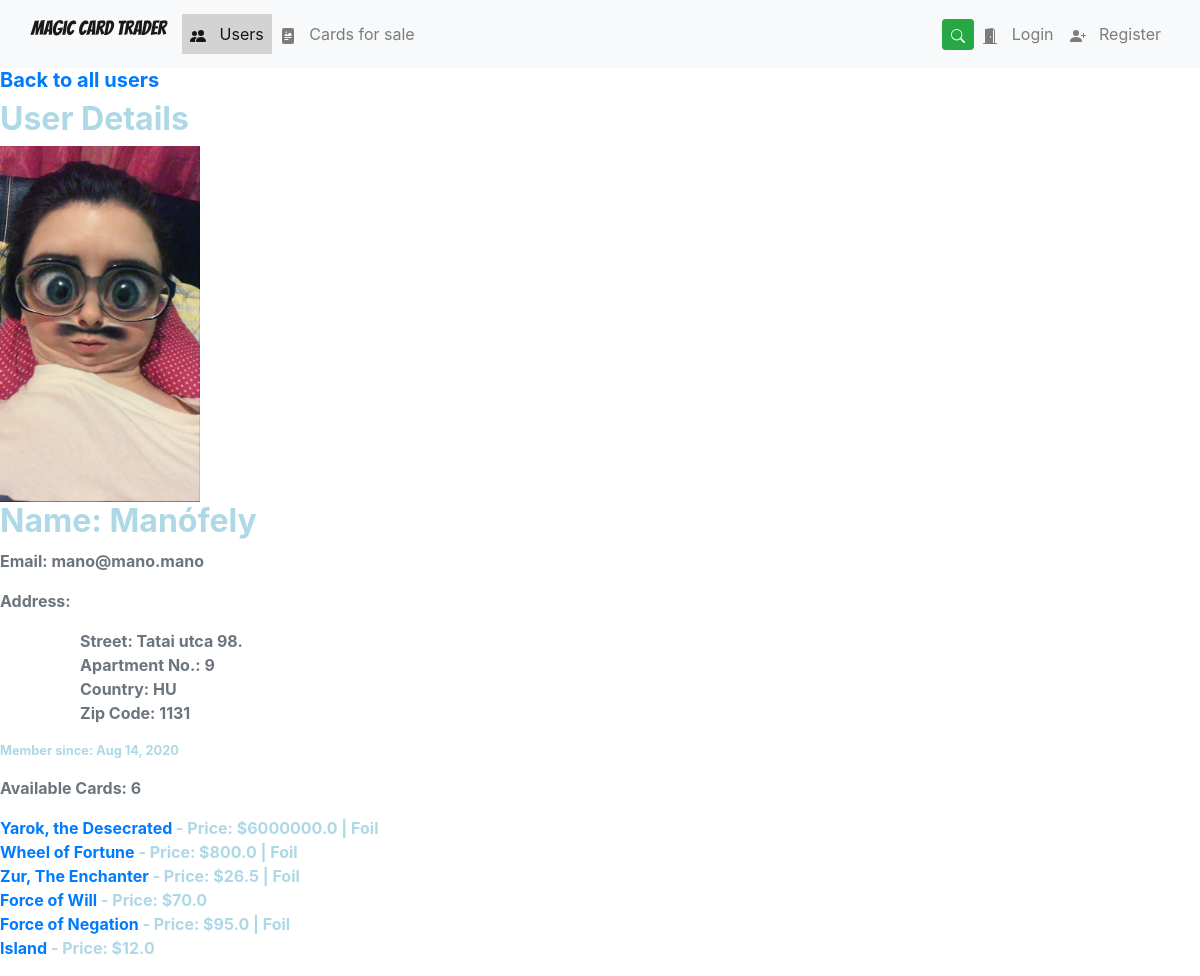
Screenshot of /users/16/ with the database file from the repository.
### Magic/models.py (models this page shows, shortened)
class Profile(models.Model):
    user = models.OneToOneField(User, on_delete=models.CASCADE, unique=True)
    user_photo = models.FileField(upload_to='profile_images', default='profile_images/default-profile-picture.jpg')
    date_registered = models.DateTimeField(auto_now_add=True, blank=True)
    address = models.ForeignKey('Address', on_delete=models.SET_NULL, blank=True, null=True)

class Address(models.Model):
    user = models.ForeignKey(User, on_delete=models.CASCADE)
    street_address = models.CharField(max_length=100)
    apartment_number = models.CharField(max_length=100)
    country = CountryField(multiple=False)
    zip_code = models.CharField(max_length=100)

class Card(models.Model):
    name = models.CharField(max_length = 150)
    set_name = models.CharField(max_length = 150)
    price = models.FloatField()
    user = models.ForeignKey(User, on_delete=models.CASCADE)
    is_foil = models.BooleanField(default=False)
    is_ordered = models.BooleanField(default=False)

### Magic/views.py (the view)
# urls.py: re_path(r'^users/(?P<user_id>[0-9]+)/$',views.user_detail, name="user_detail"),
def user_detail(request, user_id):
    total_cards = User.objects.all()
    template = loader.get_template('magic/user_detail.html')
    try:
        user = User.objects.get(pk=user_id)
        card = Card.objects.all()
    except User.DoesNotExist:
        raise Http404("User does not exist")
    context = {
        'user': user,
        'card': card,
        'nbar': 'users',
    }
    return HttpResponse(template.render(context, request))

### Magic/templates/magic/user_detail.html
{% extends 'magic/base.html' %}
{% block body %}
    <h5 class="basic-text"><a href="{% url 'Magic:users' %}">Back to all users</a></h5>
    <h2 class="basic-text">User Details</h2>
    <div class="content-box">
        <div class="media-body">
            <div class="panel-body">
                <img class="img-rounded img-responsive" src="{{ user.profile.user_photo.url }}" width=200px>
                <h2 class="account-heading basic-text">Name: {{ user.get_username }} </h2>
                <p class="text-secondary basic-text">Email: {{ user.email }} </p>
                {% if user.profile.address != None %}
                    <p class="text-secondary basic-text">
                        Address: <div class="text-secondary basic-text" style="padding-left:5em">
                            Street: {{ user.profile.address.street_address }} <br>
                            Apartment No.: {{ user.profile.address.apartment_number }} <br>
                            Country: {{ user.profile.address.country }} <br>
                            Zip Code: {{ user.profile.address.zip_code }} <br>
                        </div> </p>
                {% else %}
                    <p class="text-secondary basic-text">Address: No address set</p>
                {% endif %}
                <p class="small basic-text">Member since: {{ user.profile.date_registered | date:"M d, Y" }}</p>
                <p class="text-secondary basic-text">Available Cards: {{ user.card_set.count }} </p>
                <ul>
                    {% for card in user.card_set.all %}
                    <li class="basic-text">
                        <a href="{% url 'Magic:card_detail' card.id %}" >{{ card.name }}</a>
                        - Price: ${{card.price}}
                        {% if card.is_foil %}
                           | <span class="glyphicon glyphicon-star"> Foil</span>
                        {% endif %}
                    </li>
                    {% endfor %}
                </ul>
            </div>
        </div>
    </div>
{% endblock %}

### Magic/static/magic/style.css (style rules this page uses)
.basic-text { color: lightblue; font-weight: bold; }

### rows the page displays
Card: name "Yarok, the Desecrated", price "6000000.0", is_foil "Foil"
Card: name "Wheel of Fortune", price "800.0", is_foil "Foil"
Card: name "Zur, The Enchanter", price "26.5", is_foil "Foil"
Card: name "Force of Will", price "70.0"
Card: name "Force of Negation", price "95.0", is_foil "Foil"
Card: name "Island", price "12.0"

### other values shown
{{ user.get_username }} "Manófely"
{{ user.email }} "mano@mano.mano"
{{ user.profile.address.street_address }} "Tatai utca 98."
{{ user.profile.address.apartment_number }} "9"
{{ user.profile.address.country }} "HU"
{{ user.profile.address.zip_code }} "1131"
{{ user.profile.date_registered | date:"M d, Y" }} "Aug 14, 2020"
{{ user.card_set.count }} "6"
